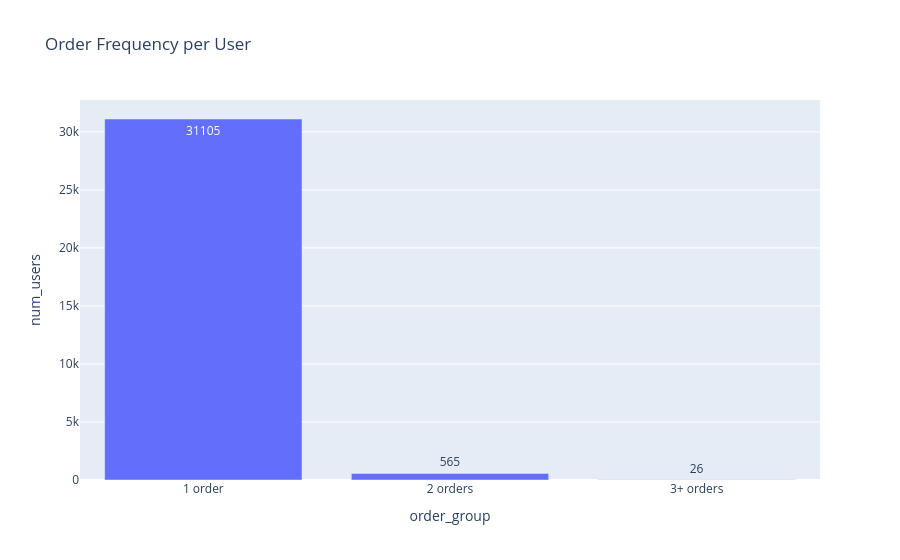

Here is the notebook cell this chart was saved with:
### Code cell
import plotly.express as px

px.bar(order_dist,
       x='order_group',
       y='num_users',
       text='num_users',
       title='Order Frequency per User').show()

### Figure 1 — Plotly figure (JSON) as saved in the notebook; plotly's stock layout.template omitted (floating-point values rounded to 4 significant figures)
{"data": [{"alignmentgroup": "True", "hovertemplate": "order_group=%{x}<br>num_users=%{text}<extra></extra>", "legendgroup": "", "marker": {"color": "#636efa", "pattern": {"shape": ""}}, "name": "", "offsetgroup": "", "orientation": "v", "showlegend": false, "text": [31105, 565, 26], "textposition": "auto", "type": "bar", "x": ["1 order", "2 orders", "3+ orders"], "xaxis": "x", "y": [31105, 565, 26], "yaxis": "y"}], "layout": {"barmode": "relative", "legend": {"tracegroupgap": 0}, "title": {"text": "Order Frequency per User"}, "xaxis": {"anchor": "y", "domain": [0, 1], "title": {"text": "order_group"}}, "yaxis": {"anchor": "x", "domain": [0, 1], "title": {"text": "num_users"}}}}
